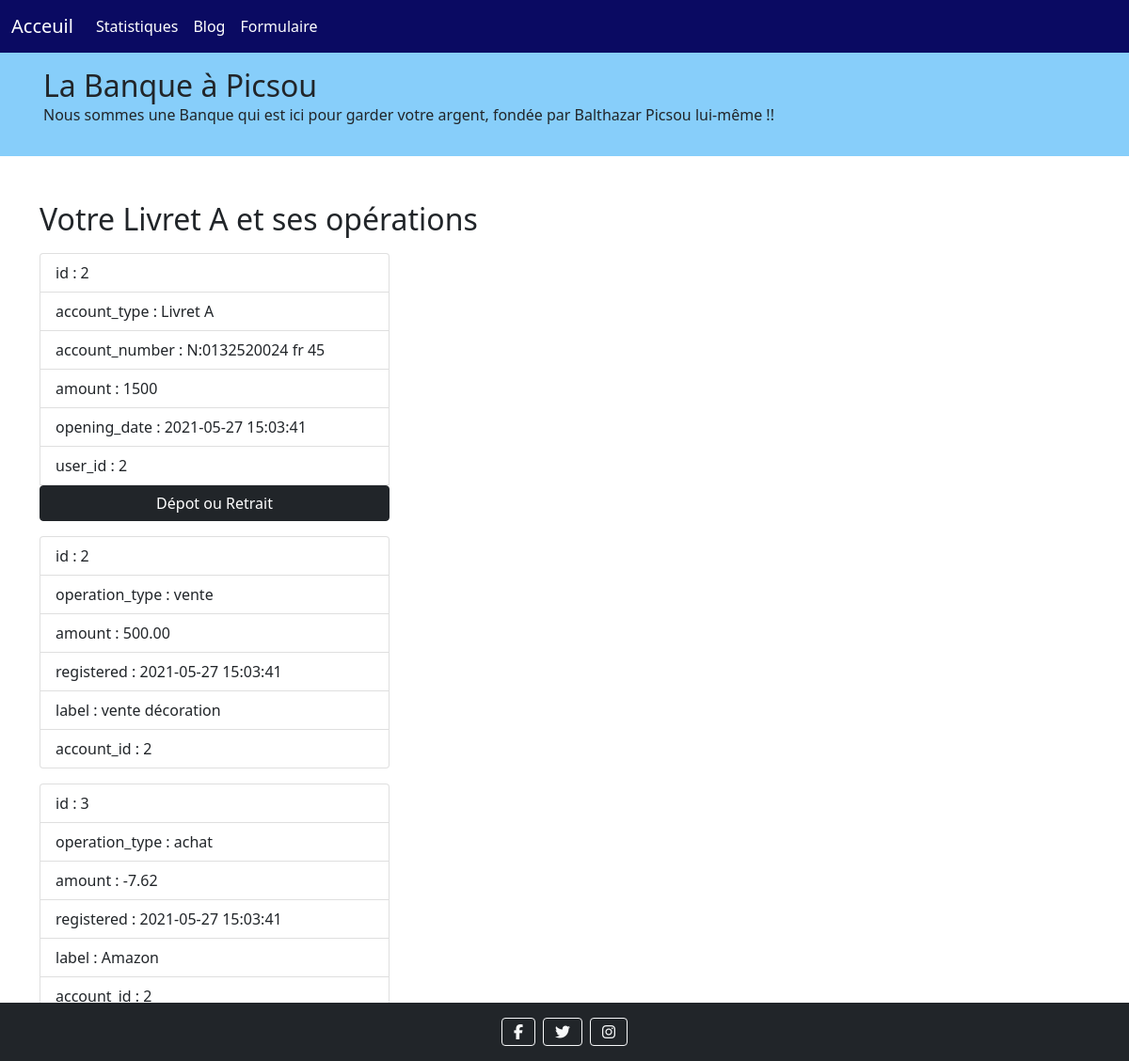
The page /singleaccount.php?index=2 on the database its author committed.
### tables this page shows
CREATE TABLE Accounts (
  id INT(10) UNSIGNED NOT NULL AUTO_INCREMENT,
  account_type VARCHAR(100) NOT NULL,
  account_number VARCHAR(100) NOT NULL,
  amount INT(10) NOT NULL,
  opening_date TIMESTAMP NOT NULL,
  user_id INT UNSIGNED,
  PRIMARY KEY (id),
  FOREIGN KEY (user_id) REFERENCES Users(id)
);

CREATE TABLE Operation(
  id INT UNSIGNED NOT NULL AUTO_INCREMENT,
  operation_type VARCHAR(30) NOT NULL,
  amount DECIMAL(11,2) NOT NULL,
  registered TIMESTAMP NOT NULL,
  label VARCHAR(50) NULL,
  account_id INT UNSIGNED,
  PRIMARY KEY (id),
  FOREIGN KEY (account_id) REFERENCES Accounts(id)
);

### singleaccount.php (called while the page is built, shortened)
  <?php include "layout/nav.php" ;?>
  <?php include "layout/header.php";
  require "model/connexion.php";
  require "model/operationModel.php";
  require "model/accountModel.php";
  $accounts = getOneAccount($db, $_GET["index"]);
  $operations = getOperationAccount($db , $_GET["index"]);
  require "view/singleView.php";
?>

### model/accountModel.php (called while the page is built, shortened)
<?php
function getOneAccount(PDO $db, int $accountId) {
    $query = $db->prepare("SELECT * FROM accounts WHERE id =:accountId  ");
    $query->execute([
        "accountId" => $accountId
    ]);
    $result = $query->fetchAll(PDO::FETCH_ASSOC);
    return $result;
}
?>

### model/operationModel.php (called while the page is built)
<?php
function getOperationAccount(PDO $db, int $accountId) {
    $query = $db->prepare("SELECT * FROM operation WHERE operation.account_id =:accountId  ");
    $query->execute([
        "accountId" => $accountId
    ]);
    $result = $query->fetchAll(PDO::FETCH_ASSOC);
    return $result;
}
?>

### view/singleView.php (the view, shortened to what this page needs)
<?php if(isset($accounts)): ?>
  <?php foreach($accounts as $index => $account): ?>
    <h2>Votre <?php echo $account["account_type"]; ?> et ses opérations</h2>
            <div class='col-6 col-md-4'>
                <ul class="list-group my-3">
                    <?php foreach($account as $key=>$value): ?>
                        <li class="list-group-item"><?php echo "$key : $value"; ?></li>
                    <?php endforeach ?>
                    <a class="btn btn-dark text-white px-5" href="operation.php?index=<?php echo $account["id"];?>">Dépot ou Retrait </a>
                </ul>
            </div>
  <?php endforeach ?>
<?php endif ?>
<?php if(isset($operations)): ?>
  <?php foreach($operations as $index => $operation): ?>
            <div class='col-6 col-md-4'>
                <ul class="list-group my-3">
                    <?php foreach($operation as $key=>$value): ?>
                        <li class="list-group-item"><?php echo "$key : $value"; ?></li>
                    <?php endforeach ?>
                </ul>
            </div>
  <?php endforeach ?>
<?php else : ?>
    <div class="alert alert-secondary text-center" role="alert">
        <?php echo "Il n'y a aucune opération pour ce compte"; ?>
    </div>
<?php endif ?>
<?php include "layout/footer.php"; ?>

### layout/nav.php (shortened to what this page needs)
<nav class="navbar navbar-expand-lg navbar-dark firstColor">
  <div class="container-fluid">
    <a class="navbar-brand text-white" href="index.php">Acceuil</a>
    <div class="collapse navbar-collapse" id="navbarNavDropdown">
      <ul class="navbar-nav">
        <li class="nav-item">
          <a class="nav-link text-white" aria-current="page" href="stat.php">Statistiques</a>
        </li>
        <li class="nav-item">
          <a class="nav-link text-white" href="blog.php">Blog</a>
        </li>
        <li class="nav-item">
          <a class="nav-link text-white" href="formulaire.php">Formulaire</a>
        </li>
      </ul>
    </div>
  </div>
</nav>

### layout/header.php (shortened to what this page needs)
<!doctype html>
<html class="no-js" lang="">
<head>
  <link href="https://cdn.jsdelivr.net/npm/bootstrap@5.0.0-beta3/dist/css/bootstrap.min.css" rel="stylesheet">
  <link rel="stylesheet" href="css/normalize.css">
  <link rel="stylesheet" href="css/main.css">
</head>
<body>
  <header>
      <div class="container p-3">
        <h1>La Banque à Picsou</h1>
        <p>Nous sommes une Banque qui est ici pour garder votre argent, fondée par Balthazar Picsou lui-même !!</p>
      </div>
  </header>
  <main class="container my-5">

### layout/footer.php (shortened to what this page needs)
</main>
<footer class="bg-dark text-center text-white">
      <div class="container p-1">
        <section class="m-2">
          <a class="btn btn-outline-light btn-floating m-1" href="#!" role="button"><i class="fab fa-facebook-f"></i></a>
          <a class="btn btn-outline-light btn-floating m-1" href="#!" role="button"><i class="fab fa-twitter"></i></a>
          <a class="btn btn-outline-light btn-floating m-1" href="#!" role="button"><i class="fab fa-instagram"></i></a>
        </section>
      </div>
  </footer>
</body>
</html>

### css/main.css (style rules this page uses)
html { color: #222; font-size: 1em; line-height: 1.4; }
.firstColor { background-color: #0A0A62; color: white; }
body { min-height:100vh; max-width: 100vw; }
header { background-color: lightskyblue; }
h1 { margin: 0 auto; }
main { min-height: 60vh; }
section { display: flex; justify-content:center; align-items: center; }
footer { bottom: 0; width: 100%; }
@media screen and (min-width:768px) { footer { position: absolute; } }

### rows shown on the page
accounts: account_type "Livret A", key "id", id "2", key "account_type", key "account_number", account_number "N:0132520024 fr 45", key "amount", amount "1500", key "opening_date", opening_date "2021-05-27 15:03:41", key "user_id", user "2"
operation: key "id", id "2", key "operation_type", operation_type "vente", key "amount", amount "500.00", key "registered", registered "2021-05-27 15:03:41", key "label", label "vente décoration", key "account_id", account "2"
operation: key "id", id "3", key "operation_type", operation_type "achat", key "amount", amount "-7.62", key "registered", registered "2021-05-27 15:03:41", key "label", label "Amazon", key "account_id", account "2"
